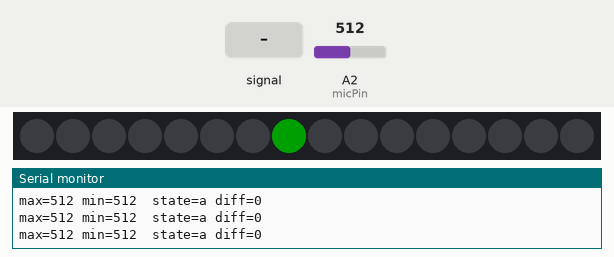
Simulated run of this sketch. Board: Arduino Uno, built with avr-gcc and run on an emulated ATmega328P. Shown: 16 RGB LEDs in strip order, left to right, the last lines printed to the serial monitor. Inputs (shaded band) come from the test bench; at power-on: A2 (micPin) = 512. Dim RGB values are drawn brighter than linear.

Above: at 1.2 s.
1.3 s: A2 (micPin) fed a 200 Hz sine of ±81 counts around its level
4.3 s: A2 (micPin) set to 716
At 5.1 s:
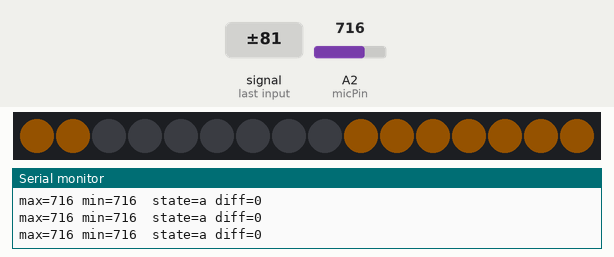
7.3 s: A2 (micPin) fed a 1000 Hz sine of ±255 counts around its level
At 7.92 s:
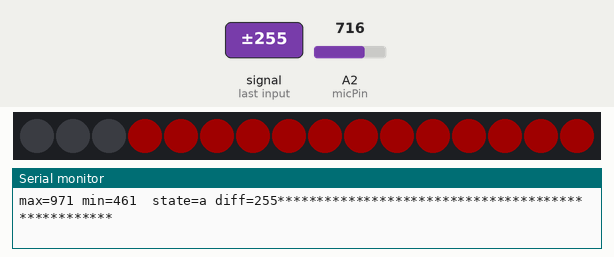
9.8 s: A2 (micPin) fed a 2 Hz sine of ±306 counts around its level
12.8 s: A2 (micPin) set to 900
At 15.2 s:
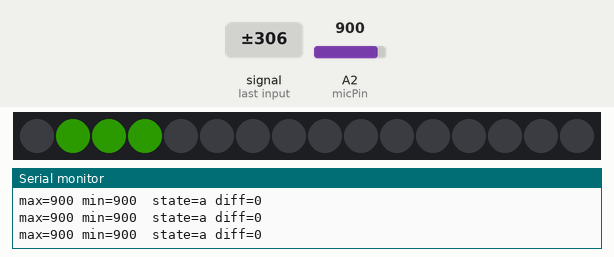
15.8 s: A2 (micPin) set to 1013
18.4 s: A2 (micPin) set to 1020
At 56.5 s:
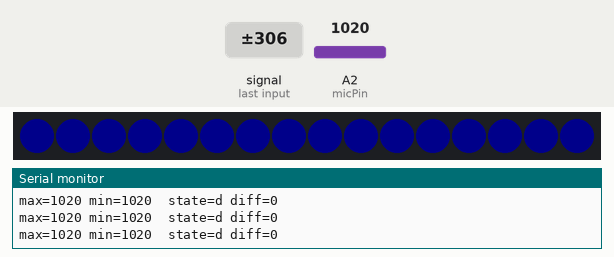

Measured:
- the behaviour switches between 1019 and 1020 on A2 (micPin) (found by bisection; images 3 and 4)
- after the input at 4.3 s, the LEDs: change after 0.08 s (image 1)
- after the input at 7.3 s, the LEDs: first change after 0.34 s (image 2 shows a later state)
- after the input at 12.8 s, the LEDs: first change after 1.9 s (image 3 shows a later state)
- what the display in image 1 shows lasts 1.9 s, from 4.4 s to 6.3 s

The sketch:

Lab7_Serial.ino
```cpp
#include <Adafruit_NeoPixel.h>

// 建立燈環物件, 參數為：共16顆LED, 資料線接在Pin6
Adafruit_NeoPixel strip = Adafruit_NeoPixel(16, 6);

const int micPin = A2;  // 音量感測器接在 A2 腳位

void setup() {
  Serial.begin(9600);        // 初始化 Serial 物件並設定 9600bps

  strip.begin();            // 將燈環物件初始化, 並設為全暗
  strip.setBrightness(32);  // 將整體亮度降為 1/8
  strip.show();             // 讓燈環顯示出所設定的狀態
}

void loop() {
  // 顯示療癒燈特效, 最低喚醒音量變化值120, 繞圈速度間隔50ms
  cureLamp(120, 50);
}

// 療癒燈特效, 參數為：最低喚醒音量變化值, 繞圈速度間隔
// 間隔越短, 繞圈速度越快
void cureLamp(int activeBase, int runDelay) {
  char state = 'a';  // 儲存目前狀態, 預設為對話狀態

  int red = 0;    // 紅色的亮度
  int green = 0;  // 綠色的亮度
  int gRest = 0;  // 休息狀態時的綠色亮度

  int timeRest = 0;  // 儲存休息狀態的時間
  int runDelayRest;  // 休息狀態的繞圈速度間隔

  unsigned long ms;          // 儲存目前時間
  unsigned long restTimer;   // 進入休息狀態的計時器
  unsigned long sleepTimer;  // 進入睡眠呼吸狀態的計時器

  int cnt = 0;       // 讀取音量的計數器
  int vin;           // 目前的音量值
  int vmin = 10000;  // 音量最小值
  int vmax = 0;      // 音量最大值
  int diff;          // 音量差異值

  sleepTimer = restTimer = millis();
  while (true) {

    // ●讀100次, 取(最大值-最小值)做為音量變化值
    vin = analogRead(micPin);  // 讀取目前的音量值
    // 與之前最大最小值比對, 若超過則取代之
    if (vin > vmax) vmax = vin;
    if (vin < vmin) vmin = vin;

    cnt ++;
    if (cnt >= 100) {    // 讀100次之後進行處理
      diff = vmax - vmin;
      if (diff > 255) diff = 255;

      // 紅色亮度會一直遞減10, 但是不得小於diff
      red -= 10;
      if (red <= diff)
        red = diff;
      green = 255 - red;

      // 音量變化大的話便進入對話狀態
      if (diff >= activeBase) {
        state = 'a';
        restTimer = millis();  // 重設計時器
      }

      // 顯示音量變化相關資訊
      Serial.print(String("max=") + vmax + " min=" + vmin + " " + " state=" + state + " diff="+ diff);
      for (int i = 0; i < (diff / 5); i++) Serial.print('*');
      Serial.println("");

      vmax = 0; vmin = 10000;
      cnt = 0;
    }

    ms = millis();  // 紀錄目前時間

    // ●對話狀態
    if (state == 'a') {
      // red越大showCureDelay越少(繞圈速度越快)
      int showCureDelay = map(red, 0, 255, runDelay, 20);
      showCure(red, green, 0, showCureDelay);

      // 未偵測到大的音量變化超過一段時間便將進入休息狀態
      if (ms - restTimer > 3000) {
        state = 'b';
        gRest = green;
        timeRest = 1;
        runDelayRest = map(red, 0, 255, runDelay, 20);
        sleepTimer = ms;
      }
    }

    // ●休息狀態
    else if (state == 'b') {
      if (ms - sleepTimer > timeRest) {
        sleepTimer = ms;
        gRest--;  // 綠光逐漸減弱
        timeRest++;  //休息時間逐漸拉長
        // 綠光減弱到消失後便進入等待進入睡眠呼吸狀態
        if (gRest == 0)
          state = 'c';
      }
      showCure(0, gRest, 0, runDelayRest);
    }

    // ●等待進入睡眠呼吸狀態
    else if (state == 'c') {
      // 超過一段時間後將進入睡眠呼吸狀態
      if (ms - sleepTimer > 3000) {
        if ((exp(sin(ms / 2000.0 * PI)) - 0.36787944) * 108.0 < 5)
          state = 'd';
      }
    }

    // ●睡眠呼吸狀態
    else {
      int val = (exp(sin(ms / 2000.0 * PI)) - 0.36787944) * 108.0;
      showAll(0, 0, val);
    }
  }
}

// 療癒燈用來顯示繞圈燈光的函式
void showCure(int r, int g, int b, int runDelay) {
  static int runPos = 0;  // 儲存繞圈燈光的起始位置
  static unsigned long runTimer;

  if (millis() - runTimer > runDelay) {  // 若延遲間隔時間到了
    // 移到下一顆 LED 開始顯示, 以便產生繞圈跑動的動態效果
    runPos++;
    if (runPos >= strip.numPixels())  // 若超出最後顆則移回第1顆
      runPos = 0;
    runTimer = millis();
  }

  strip.clear();
  int pos = runPos;
  for (int i = 0; i < 1 + (r / 20); i++) {  // 越紅則點亮越多顆 LED
    strip.setPixelColor(pos, r, g, b);
    pos++;
    if (pos >= strip.numPixels()) pos = 0;
  }
  strip.show();
}

// 點亮所有 LED, 並顯示出來
void showAll(int r, int g, int b) {
  for (int i = 0; i < strip.numPixels(); i++) {
    strip.setPixelColor(i, r, g, b);
  }
  strip.show();    // 讓燈環顯示出來
}
```
